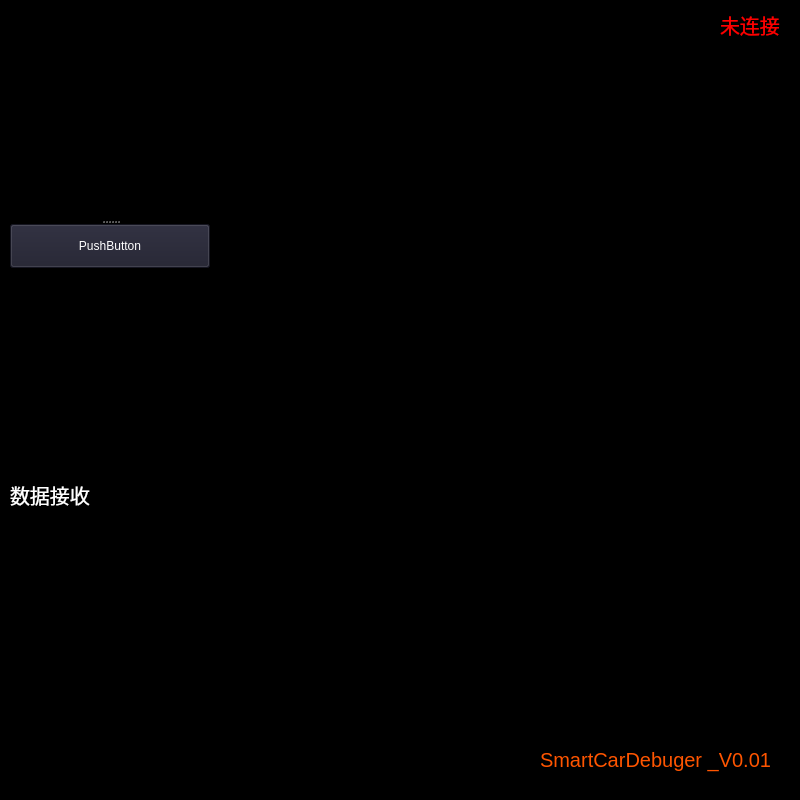
<?xml version="1.0" encoding="UTF-8"?>
<ui version="4.0">
 <class>Widget</class>
 <widget class="QWidget" name="Widget">
  <property name="geometry">
   <rect>
    <x>0</x>
    <y>0</y>
    <width>800</width>
    <height>800</height>
   </rect>
  </property>
  <property name="minimumSize">
   <size>
    <width>800</width>
    <height>800</height>
   </size>
  </property>
  <property name="maximumSize">
   <size>
    <width>800</width>
    <height>800</height>
   </size>
  </property>
  <property name="autoFillBackground">
   <bool>false</bool>
  </property>
  <property name="styleSheet">
   <string notr="true">background-color: rgb(0, 0, 0);</string>
  </property>
  <widget class="QLabel" name="label_2">
   <property name="geometry">
    <rect>
     <x>540</x>
     <y>730</y>
     <width>251</width>
     <height>61</height>
    </rect>
   </property>
   <property name="font">
    <font>
     <pointsize>15</pointsize>
    </font>
   </property>
   <property name="cursor">
    <cursorShape>PointingHandCursor</cursorShape>
   </property>
   <property name="styleSheet">
    <string notr="true">border-top-color: rgb(85, 0, 255);</string>
   </property>
   <property name="text">
    <string>&lt;html&gt;&lt;head/&gt;&lt;body&gt;&lt;p&gt;&lt;span style=&quot; color:#ff5500;&quot;&gt;SmartCarDebuger _V0.01&lt;/span&gt;&lt;/p&gt;&lt;/body&gt;&lt;/html&gt;</string>
   </property>
  </widget>
  <widget class="QLabel" name="label_3">
   <property name="geometry">
    <rect>
     <x>720</x>
     <y>10</y>
     <width>61</width>
     <height>31</height>
    </rect>
   </property>
   <property name="font">
    <font>
     <pointsize>15</pointsize>
    </font>
   </property>
   <property name="cursor">
    <cursorShape>PointingHandCursor</cursorShape>
   </property>
   <property name="styleSheet">
    <string notr="true">border-top-color: rgb(85, 0, 255);</string>
   </property>
   <property name="text">
    <string>&lt;html&gt;&lt;head/&gt;&lt;body&gt;&lt;p&gt;&lt;span style=&quot; color:#ff0000;&quot;&gt;未连接&lt;/span&gt;&lt;/p&gt;&lt;/body&gt;&lt;/html&gt;</string>
   </property>
  </widget>
  <widget class="QTextEdit" name="textEdit">
   <property name="geometry">
    <rect>
     <x>20</x>
     <y>520</y>
     <width>451</width>
     <height>181</height>
    </rect>
   </property>
  </widget>
  <widget class="QLabel" name="label_4">
   <property name="geometry">
    <rect>
     <x>10</x>
     <y>480</y>
     <width>91</width>
     <height>31</height>
    </rect>
   </property>
   <property name="font">
    <font>
     <pointsize>15</pointsize>
    </font>
   </property>
   <property name="cursor">
    <cursorShape>PointingHandCursor</cursorShape>
   </property>
   <property name="styleSheet">
    <string notr="true">border-top-color: rgb(85, 0, 255);</string>
   </property>
   <property name="text">
    <string>&lt;html&gt;&lt;head/&gt;&lt;body&gt;&lt;p&gt;&lt;span style=&quot; color:#ffffff;&quot;&gt;数据接收&lt;/span&gt;&lt;/p&gt;&lt;/body&gt;&lt;/html&gt;</string>
   </property>
  </widget>
  <widget class="QSplitter" name="splitter">
   <property name="geometry">
    <rect>
     <x>10</x>
     <y>20</y>
     <width>200</width>
     <height>248</height>
    </rect>
   </property>
   <property name="orientation">
    <enum>Qt::Vertical</enum>
   </property>
   <widget class="QLabel" name="label">
    <property name="minimumSize">
     <size>
      <width>200</width>
      <height>200</height>
     </size>
    </property>
    <property name="maximumSize">
     <size>
      <width>200</width>
      <height>200</height>
     </size>
    </property>
    <property name="styleSheet">
     <string notr="true">border-image: url(:/Cache_576bd3bf4c4e9f69..jpg);</string>
    </property>
    <property name="text">
     <string/>
    </property>
   </widget>
   <widget class="QPushButton" name="pushButton">
    <property name="styleSheet">
     <string notr="true">background-color: rgb(30, 30, 45);
color: rgb(255, 255, 255);</string>
    </property>
    <property name="text">
     <string>PushButton</string>
    </property>
   </widget>
  </widget>
 </widget>
 <layoutdefault spacing="6" margin="11"/>
 <resources/>
 <connections/>
</ui>
